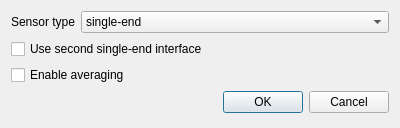
<?xml version="1.0" encoding="UTF-8"?>
<ui version="4.0">
 <class>SensorAnalogueDialog</class>
 <widget class="QDialog" name="SensorAnalogueDialog">
  <property name="geometry">
   <rect>
    <x>0</x>
    <y>0</y>
    <width>400</width>
    <height>128</height>
   </rect>
  </property>
  <property name="windowTitle">
   <string>Dialog</string>
  </property>
  <layout class="QFormLayout" name="formLayout">
   <item row="0" column="0">
    <widget class="QLabel" name="typeLabel">
     <property name="text">
      <string>Sensor type</string>
     </property>
    </widget>
   </item>
   <item row="0" column="1">
    <widget class="QComboBox" name="typeBox">
     <item>
      <property name="text">
       <string>single-end</string>
      </property>
     </item>
     <item>
      <property name="text">
       <string>differential</string>
      </property>
     </item>
    </widget>
   </item>
   <item row="1" column="0" colspan="2">
    <widget class="QCheckBox" name="secondIFBox">
     <property name="text">
      <string>Use second single-end interface</string>
     </property>
    </widget>
   </item>
   <item row="2" column="0" colspan="2">
    <widget class="QCheckBox" name="averagingBox">
     <property name="text">
      <string>Enable averaging</string>
     </property>
    </widget>
   </item>
   <item row="3" column="0" colspan="2">
    <widget class="QDialogButtonBox" name="confirmBox">
     <property name="orientation">
      <enum>Qt::Horizontal</enum>
     </property>
     <property name="standardButtons">
      <set>QDialogButtonBox::Cancel|QDialogButtonBox::Ok</set>
     </property>
    </widget>
   </item>
  </layout>
 </widget>
 <resources/>
 <connections>
  <connection>
   <sender>confirmBox</sender>
   <signal>accepted()</signal>
   <receiver>SensorAnalogueDialog</receiver>
   <slot>accept()</slot>
   <hints>
    <hint type="sourcelabel">
     <x>248</x>
     <y>254</y>
    </hint>
    <hint type="destinationlabel">
     <x>157</x>
     <y>274</y>
    </hint>
   </hints>
  </connection>
  <connection>
   <sender>confirmBox</sender>
   <signal>rejected()</signal>
   <receiver>SensorAnalogueDialog</receiver>
   <slot>reject()</slot>
   <hints>
    <hint type="sourcelabel">
     <x>316</x>
     <y>260</y>
    </hint>
    <hint type="destinationlabel">
     <x>286</x>
     <y>274</y>
    </hint>
   </hints>
  </connection>
 </connections>
</ui>
